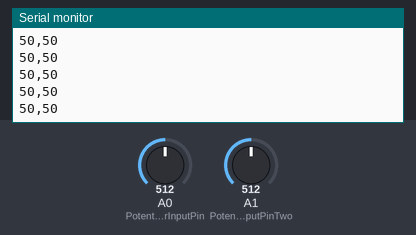
Bench run of a sketch on a simulated Arduino Uno, built with avr-gcc and run on an emulated ATmega328P. Parts: the last lines printed to the serial monitor. The inputs (shaded band) are chosen by the test bench; at power-on: A0 (PotentiometerInputPin) = 512, A1 (PotentiometerInputPinTwo) = 512.

Above: at 1.2 s.
1.3 s: A0 (PotentiometerInputPin) set to 716
At 1.56 s:
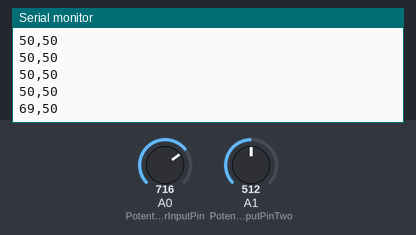
2.8 s: A1 (PotentiometerInputPinTwo) set to 716
At 2.96 s:
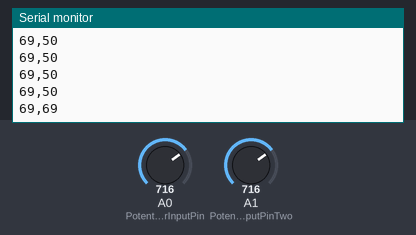
4.3 s: A0 (PotentiometerInputPin) set to 900
At 4.37 s:
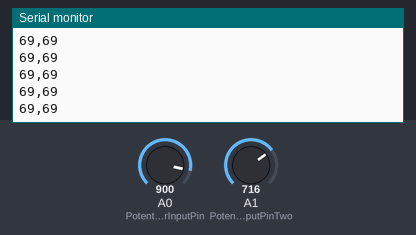
5.8 s: A1 (PotentiometerInputPinTwo) set to 900
At 5.97 s:
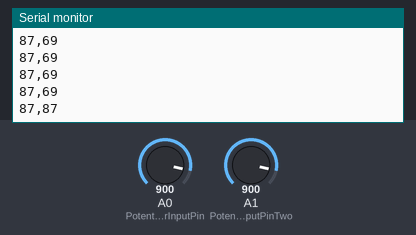
Timing chart, 0 to 8.3 s (numbered marks = the images above; inputs shaded):
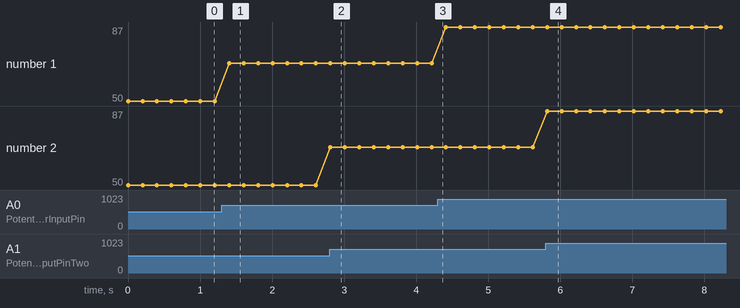

The sketch:

Two_Potentiometers.ino
```cpp
#define PotentiometerInputPin 0 // potentiometer input pin number 1
#define PotentiometerInputPinTwo 1 // potentiometer input pin number 2

int inputPotentiometerValue = 0; //variable to store the value from potentiometer 1
int inputPotentiometerValueTwo = 0; //variable to store the value from potentiometer 2

void setup() {
  // open serial
  Serial.begin(9600);
}

void loop() {
  //Read Pin 1
  inputPotentiometerValue = analogRead(PotentiometerInputPin);
  //Read Pin Two
  inputPotentiometerValueTwo = analogRead(PotentiometerInputPinTwo);


  //Map value from Potentiometer to Output to Unity 0 to 100

  //Potentiometer
  inputPotentiometerValue = map(inputPotentiometerValue, 0, 1023, 0, 100);
  //Potentiometer Two
  inputPotentiometerValueTwo = map(inputPotentiometerValueTwo, 0, 1023, 0, 100);

  //Output values to Serial Port
  Serial.print(inputPotentiometerValue);
  Serial.print(",");
  Serial.println(inputPotentiometerValueTwo);

  delay(200);
}
```

Measured:
- after the input at 1.3 s, the serial monitor: prints a new line after 0.10 s (image 1)
- after the input at 2.8 s, the serial monitor: prints a new line at once (image 2)
- after the input at 5.8 s, the serial monitor: prints a new line at once (image 4)
- plotted number 1: 50 → 69 after the input at 1.3 s, 69 → 87 after the input at 4.3 s
